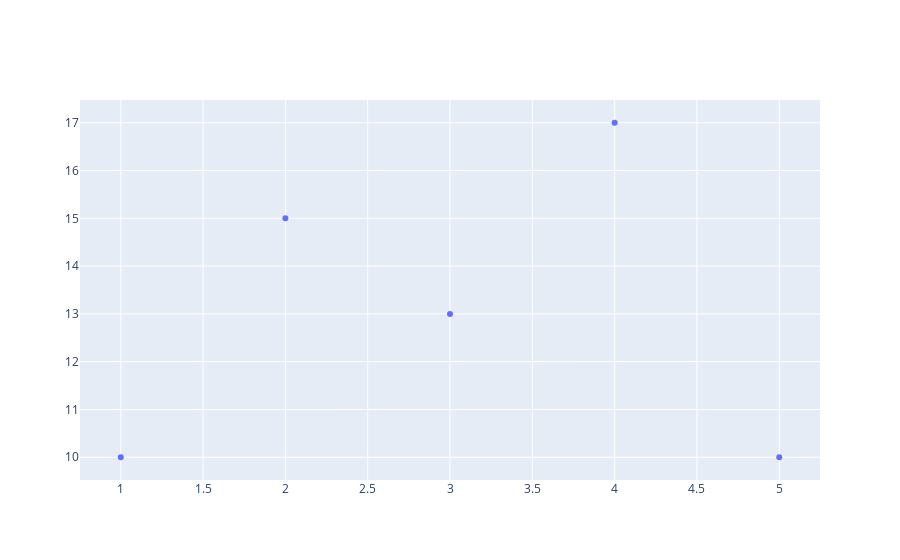

Notebook code for this chart:
### Code cell
import plotly.graph_objects as go

# Sample data
x = [1, 2, 3, 4, 5]
y = [10, 15, 13, 17, 10]

# Create a trace
fig = go.Figure(data=go.Scatter(x=x, y=y, mode='markers', name='scatter'))

# Show the plot
fig.show()

### Figure 1 — Plotly figure (JSON) as saved in the notebook; plotly's stock layout.template omitted (floating-point values rounded to 4 significant figures)
{"data": [{"mode": "markers", "name": "scatter", "type": "scatter", "x": [1, 2, 3, 4, 5], "y": [10, 15, 13, 17, 10]}], "layout": {}}
